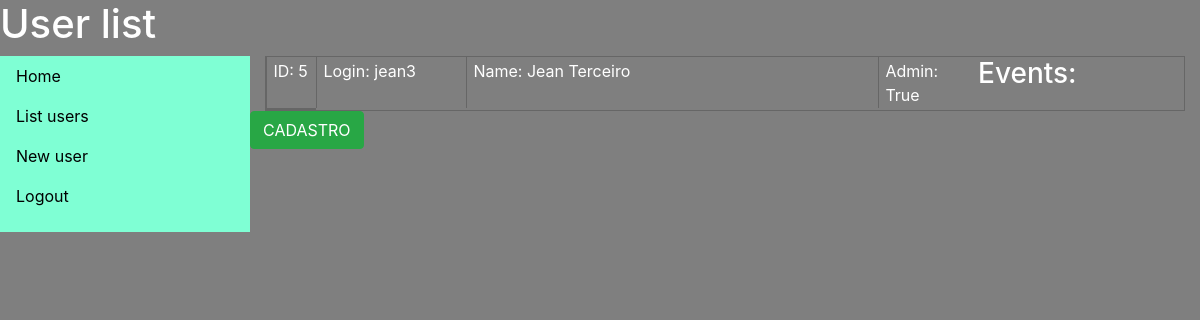
The page /users/5 on the database as committed earlier.
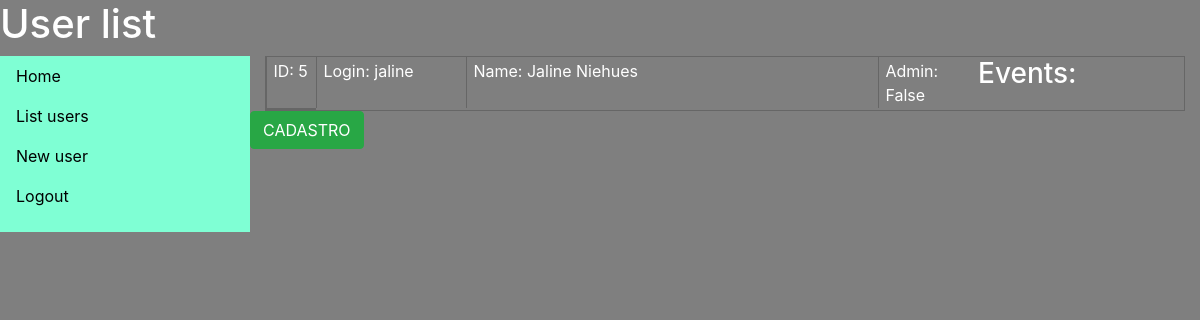
The same page on the database as committed later.
### models/calendar_model.py (models this page shows)
class User(SQLModel, table=True):
    id: Optional[int] = Field(default=None, primary_key=True, nullable=False)
    user_name: str = Field(index=True)
    name: str = Field(index=True)
    admin: bool = Field(nullable=True)
    password: str = Field(nullable=False)
    events: List["Event"] = Relationship(back_populates="users")

### views/user.py (the view)
@app.route('/users/<id>', methods=['GET', 'POST', 'PATCH', 'DELETE'])
def user_manager(id):
    match request.method:
        case 'GET':
            users_list = listUsers(id)
            print(users_list)
            return render_template('list_single_user.html', title = 'User list', user=users_list)
        case 'POST':
            pass
        case 'PATCH':
            isAdmin = False
            if request.form['admin'] == "True":
                isAdmin = True
            updateUser(id, request.form['name'], isAdmin )
            flash(f"User {request.form['user_name']} altered.")
            return redirect(url_for("home"))
        case 'DELETE':
            deleteUser(id)
            flash("Usuário deletado")
            return "APAGOU!"
        case _:
            pass

### controller/users_controller.py (called while the page is built)
def listUsers(id=None, user_name=None):
    with Session(engine) as session:
        if id is not None or user_name is not None:
            statement = select(User).where(User.id == id).options(selectinload(User.events))
            user = session.exec(statement)
            return user.first()
        else:
            statement = select(User).options(selectinload(User.events))
            user = session.exec(statement)
            return user.all()

### templates/list_single_user.html (shortened to what this page needs)
{% extends "template.html" %}
{% block content %}
<body>
    <div class="container listapessoas">
        <ul>
                <li>ID: {{ user.id }} </li>
                <li>Login: {{ user.user_name }}</li>
                <li>Name: {{ user.name }}</li>
                <li>Admin: {{ user.admin }}</li>
                    <h3>Events:</h3>
                    <ul>
                    </ul>
        </ul>
    </div>
    <a href="/new_user" class="btn btn-success">CADASTRO</a>
</body>
{% endblock content %}

Rows that differ between the two databases and show on the page:
changed User id 5: user_name "jean3" → "jaline"; name "Jean Terceiro" → "Jaline Niehues"; admin "True" → "False"
